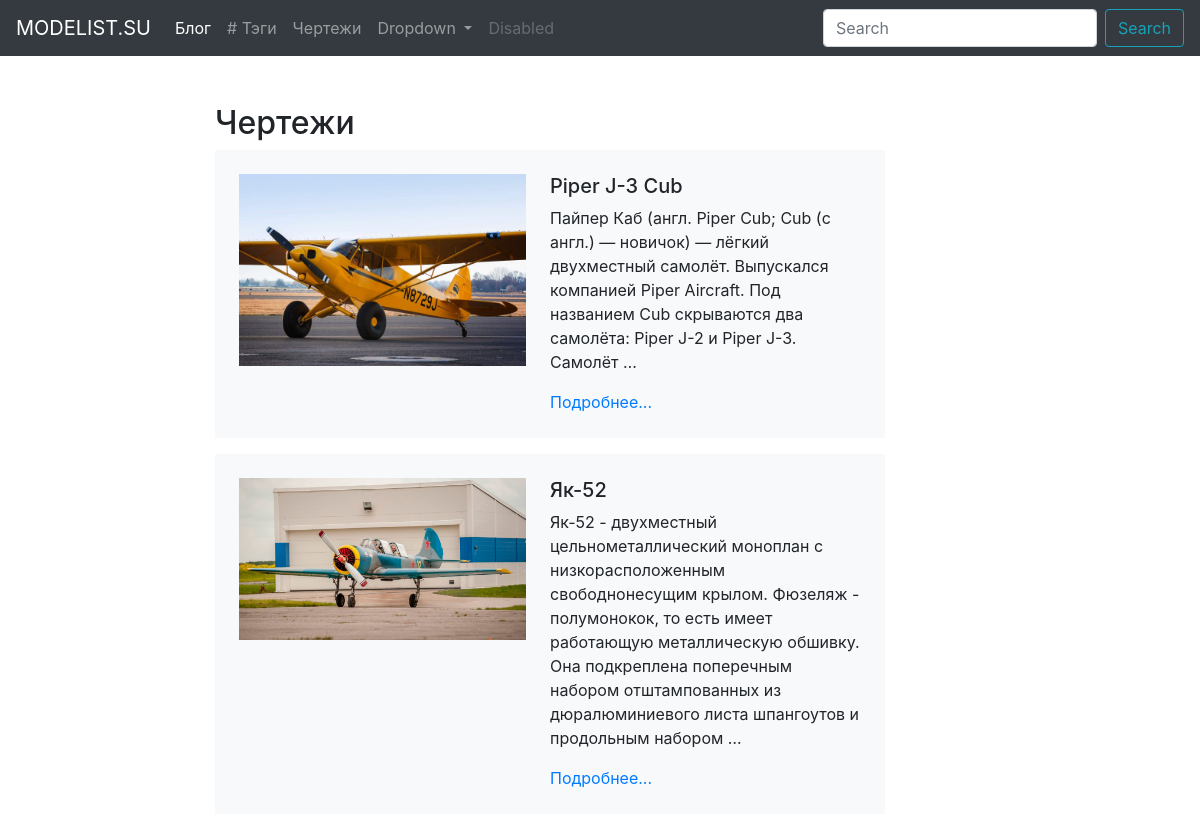
Screenshot of /archive/plans/ with the database file from the repository.
### archive/models.py (models this page shows, shortened)
class Plan(models.Model):
    name = models.CharField(max_length=50, db_index=True)
    slug = models.SlugField(max_length=150, unique=True)
    description = models.TextField(blank=True, db_index=True)
    author = models.CharField(max_length=50, blank=True)
    image = models.ImageField(upload_to='plans/images')
    file = models.FileField(upload_to='plans/files')
    def get_absolute_url(self):
        return reverse('plan_detail_url', kwargs={'slug': self.slug})

### archive/views.py (the view)
# urls.py: path('plans/', PlansList.as_view(), name='plans_list_url'),
class PlansList(View):
    def get(self, request):
        plans = Plan.objects.all()
        return render(request, 'archive/plans_list.html', context={'plans': plans})

### archive/templates/archive/plans_list.html (shortened to what this page needs)
{% extends 'archive/archive_main.html' %}
{% block content %}
    <h2>Чертежи</h2>
    {% for plan in plans reversed %}
        <div class="row no-gutters bg-light position-relative mb-3">
            <div class="col-md-6 mb-md-0 p-md-4">
                <img src="/media/{{ plan.image }}" class="w-100" alt="...">
            </div>
            <div class="col-md-6 position-static p-4 pl-md-0">
                <h5 class="mt-0">{{ plan.name|title }}</h5>
                <p>{{ plan.description|truncatewords:30 }}</p>
                <a href="{{ plan.get_absolute_url }}" class="stretched-link">Подробнее...</a>
            </div>
        </div>
    {% endfor %}
{% endblock %}

### rows the page displays
Plan: image (picture), name "Piper J-3 Cub", description "Пайпер Каб (англ. Piper Cub; Cub (с англ.) — новичок) — лёгкий двухместный самолёт. Выпускался компанией Piper Aircraft. Под названием Cub скрываются два самолёта: Piper J-2 и Piper J-3. Самолёт …"
Plan: image (picture), name "Як-52", description "Як-52 - двухместный цельнометаллический моноплан с низкорасположенным свободнонесущим крылом. Фюзеляж - полумонокок, то есть имеет работающую металлическую обшивку. Она подкреплена поперечным набором отштампованных из дюралюминиевого листа шпангоутов и продольным набором …"
